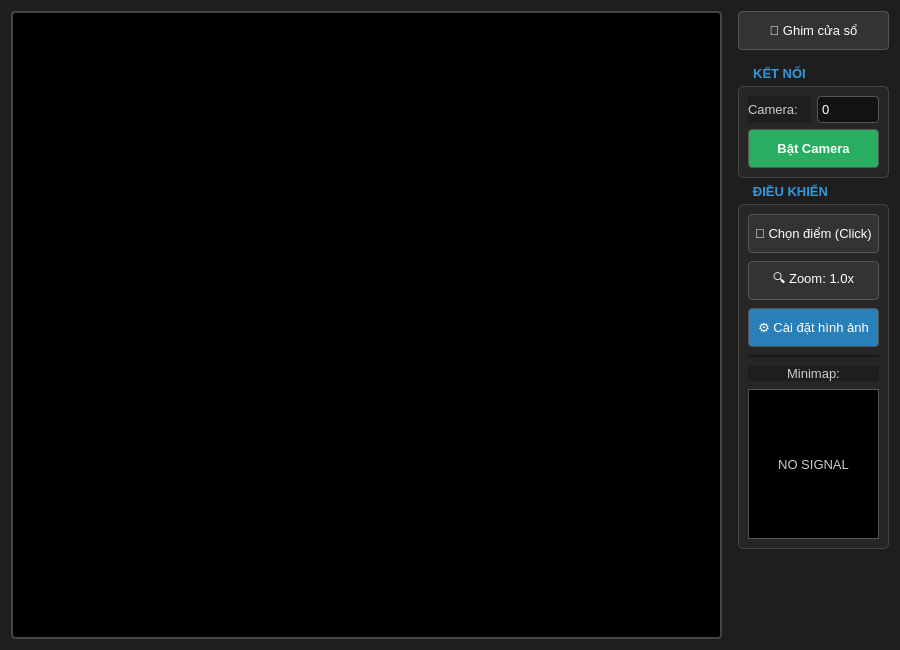
<?xml version="1.0" encoding="UTF-8"?>
<ui version="4.0">
 <class>Form</class>
 <widget class="QWidget" name="Form">
  <property name="geometry">
   <rect>
    <x>0</x>
    <y>0</y>
    <width>900</width>
    <height>650</height>
   </rect>
  </property>
  <property name="windowTitle">
   <string>Pro Camera Controller</string>
  </property>
  <property name="styleSheet">
   <string notr="true">
    QWidget { background-color: #1e1e1e; color: #e0e0e0; font-family: Segoe UI, Arial; font-size: 10pt; }
    QGroupBox { border: 1px solid #444; border-radius: 5px; margin-top: 20px; font-weight: bold; color: #3498db; background-color: #262626; }
    QGroupBox::title { subcontrol-origin: margin; left: 10px; padding: 0 3px; background-color: #1e1e1e; }
    
    QPushButton { background-color: #333; border: 1px solid #555; border-radius: 4px; padding: 6px; min-height: 25px; color: white; }
    QPushButton:hover { background-color: #444; border-color: #3498db; }
    QPushButton:pressed { background-color: #222; }
    QPushButton:checked { background-color: #d35400; color: white; border-color: #e67e22; }
    
    /* Fix ComboBox */
    QComboBox { background-color: #121212; border: 1px solid #555; border-radius: 4px; padding: 4px; color: white; }
    QComboBox::drop-down { border: 0px; }
    QComboBox QAbstractItemView { background-color: #2d2d2d; color: white; selection-background-color: #3498db; }
    
    QLabel { color: #ccc; }
   </string>
  </property>
  <layout class="QHBoxLayout" name="horizontalLayout_Main">
   <item>
    <layout class="QVBoxLayout" name="verticalLayout_View">
     <item>
      <widget class="QFrame" name="frame_View">
       <property name="sizePolicy">
        <sizepolicy hsizetype="Expanding" vsizetype="Expanding">
         <horstretch>0</horstretch>
         <verstretch>0</verstretch>
        </sizepolicy>
       </property>
       <property name="minimumSize">
        <size>
         <width>640</width>
         <height>480</height>
        </size>
       </property>
       <property name="styleSheet">
        <string notr="true">background-color: #000; border: 2px solid #444; border-radius: 4px;</string>
       </property>
       <property name="frameShape">
        <enum>QFrame::StyledPanel</enum>
       </property>
      </widget>
     </item>
    </layout>
   </item>
   <item>
    <layout class="QVBoxLayout" name="verticalLayout_Controls">
     <property name="leftMargin">
      <number>10</number>
     </property>
     <item>
      <widget class="QPushButton" name="btn_Pin">
       <property name="text">
        <string>📌 Ghim cửa sổ</string>
       </property>
       <property name="checkable">
        <bool>true</bool>
       </property>
       <property name="styleSheet">
        <string notr="true">QPushButton:checked { background-color: #f1c40f; color: black; border: 1px solid #f39c12; }</string>
       </property>
      </widget>
     </item>
     <item>
      <spacer name="verticalSpacer_1">
       <property name="orientation">
        <enum>Qt::Vertical</enum>
       </property>
       <property name="sizeType">
        <enum>QSizePolicy::Fixed</enum>
       </property>
       <property name="sizeHint" stdset="0">
        <size>
         <width>20</width>
         <height>10</height>
        </size>
       </property>
      </spacer>
     </item>
     <item>
      <widget class="QGroupBox" name="group_Connection">
       <property name="title">
        <string>KẾT NỐI</string>
       </property>
       <layout class="QVBoxLayout" name="verticalLayout_2">
        <item>
         <layout class="QHBoxLayout" name="horizontalLayout_CamIdx">
          <item>
           <widget class="QLabel" name="label">
            <property name="text">
             <string>Camera:</string>
            </property>
           </widget>
          </item>
          <item>
           <widget class="QComboBox" name="combo_CameraIndex">
            <item><property name="text"><string>0</string></property></item>
            <item><property name="text"><string>1</string></property></item>
            <item><property name="text"><string>2</string></property></item>
           </widget>
          </item>
         </layout>
        </item>
        <item>
         <widget class="QPushButton" name="btn_StartCamera">
          <property name="text">
           <string>Bật Camera</string>
          </property>
          <property name="styleSheet">
           <string notr="true">
            QPushButton { background-color: #27ae60; color: white; font-weight: bold; }
            QPushButton:hover { background-color: #2ecc71; }
            QPushButton:checked { background-color: #c0392b; text: "Tắt Camera"; }
           </string>
          </property>
          <property name="checkable">
           <bool>true</bool>
          </property>
         </widget>
        </item>
       </layout>
      </widget>
     </item>
     <item>
      <widget class="QGroupBox" name="group_Control">
       <property name="title">
        <string>ĐIỀU KHIỂN</string>
       </property>
       <layout class="QVBoxLayout" name="verticalLayout_3">
        <property name="spacing">
         <number>8</number>
        </property>
        <item>
         <widget class="QPushButton" name="btn_GoTo">
          <property name="text">
           <string>🎯 Chọn điểm (Click)</string>
          </property>
          <property name="checkable">
           <bool>true</bool>
          </property>
         </widget>
        </item>
        <item>
         <widget class="QPushButton" name="btn_Zoom">
          <property name="text">
           <string>🔍 Zoom: 1.0x</string>
          </property>
         </widget>
        </item>
        <item>
         <widget class="QPushButton" name="btn_Settings">
          <property name="text">
           <string>⚙️ Cài đặt hình ảnh</string>
          </property>
          <property name="styleSheet">
           <string notr="true">QPushButton { background-color: #2980b9; color: white; } QPushButton:hover { background-color: #3498db; }</string>
          </property>
         </widget>
        </item>
        <item>
         <widget class="Line" name="line">
          <property name="orientation">
           <enum>Qt::Horizontal</enum>
          </property>
         </widget>
        </item>
        <item>
         <widget class="QLabel" name="label_3">
          <property name="text">
           <string>Minimap:</string>
          </property>
          <property name="alignment">
           <set>Qt::AlignCenter</set>
          </property>
         </widget>
        </item>
        <item>
         <widget class="QLabel" name="label_Minimap">
          <property name="sizePolicy">
           <sizepolicy hsizetype="Preferred" vsizetype="Preferred">
            <horstretch>0</horstretch>
            <verstretch>0</verstretch>
           </sizepolicy>
          </property>
          <property name="minimumSize">
           <size>
            <width>0</width>
            <height>150</height>
           </size>
          </property>
          <property name="styleSheet">
            <string>border: 1px solid #555; background-color: #000;</string>
          </property>
          <property name="text">
           <string>NO SIGNAL</string>
          </property>
          <property name="alignment">
           <set>Qt::AlignCenter</set>
          </property>
         </widget>
        </item>
       </layout>
      </widget>
     </item>
     <item>
      <spacer name="verticalSpacer_Bottom">
       <property name="orientation">
        <enum>Qt::Vertical</enum>
       </property>
       <property name="sizeHint" stdset="0">
        <size>
         <width>20</width>
         <height>40</height>
        </size>
       </property>
      </spacer>
     </item>
    </layout>
   </item>
  </layout>
 </widget>
 <resources/>
 <connections/>
</ui>
